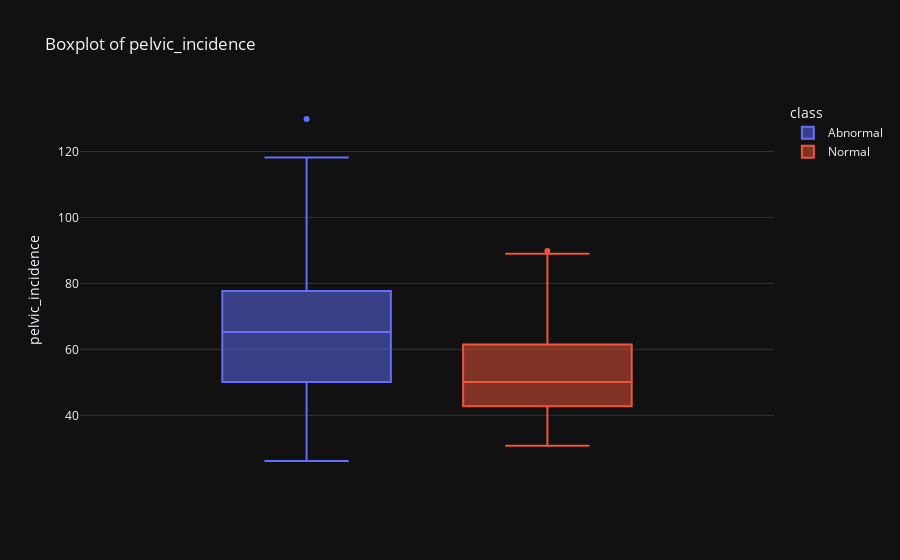
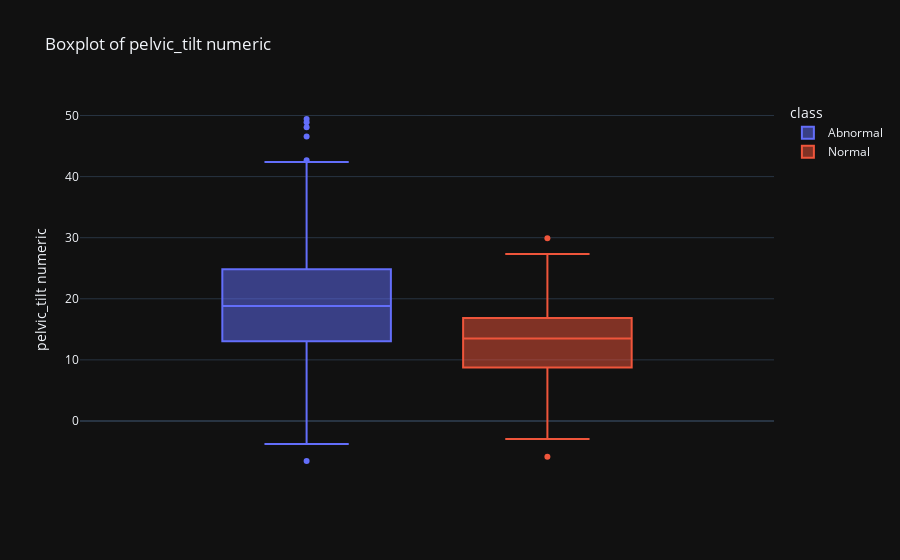
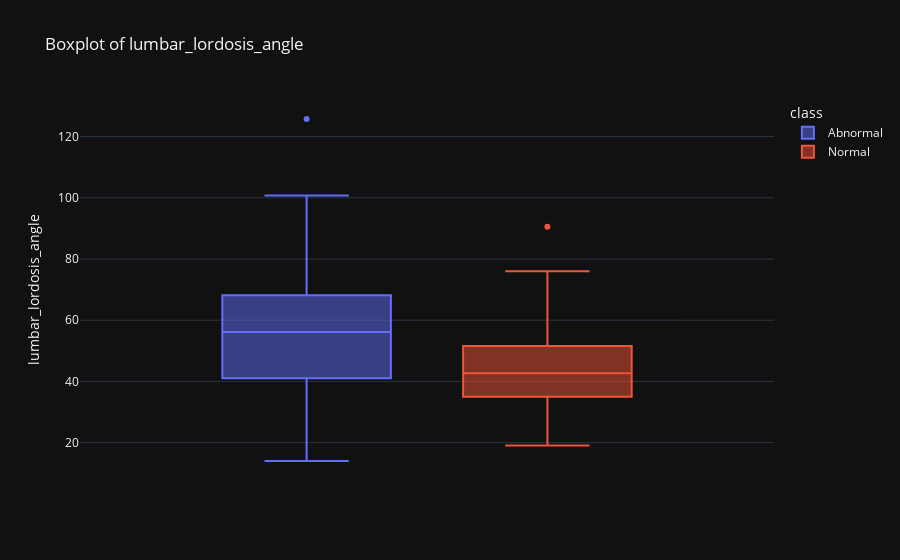
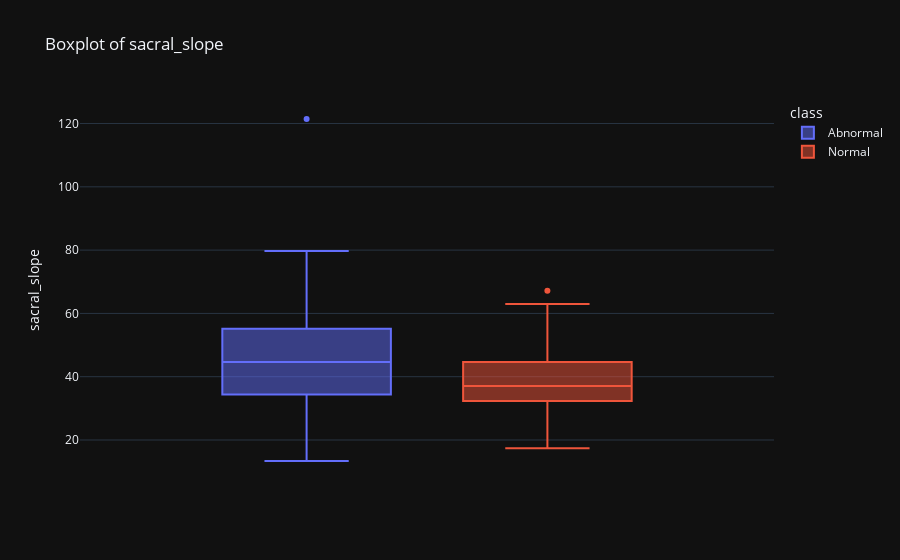

The notebook cell these images were saved under, in order:
### Code cell
#checking outliers:

out=df.drop("class",axis=1)

for i in out.columns:
    fig=px.box(df,y=i,color="class",title="Boxplot of "+i,template="plotly_dark")
    fig.show()

### Figure 1 — Plotly figure (JSON) as saved in the notebook; plotly's stock layout.template omitted (floating-point values rounded to 4 significant figures; data arrays with more than 128 entries replaced by an {"elided": "..."} marker saying what was removed)
{"data": [{"alignmentgroup": "True", "hovertemplate": "class=Abnormal<br>pelvic_incidence=%{y}<extra></extra>", "legendgroup": "Abnormal", "marker": {"color": "#636efa"}, "name": "Abnormal", "notched": false, "offsetgroup": "Abnormal", "orientation": "v", "showlegend": true, "type": "box", "x0": " ", "xaxis": "x", "y": {"elided": "210 float values"}, "y0": " ", "yaxis": "y"}, {"alignmentgroup": "True", "hovertemplate": "class=Normal<br>pelvic_incidence=%{y}<extra></extra>", "legendgroup": "Normal", "marker": {"color": "#EF553B"}, "name": "Normal", "notched": false, "offsetgroup": "Normal", "orientation": "v", "showlegend": true, "type": "box", "x0": " ", "xaxis": "x", "y": [38.51, 54.92, 44.36, 48.32, 45.7, 30.74, 50.91, 38.13, 51.62, 64.31, 44.49, 54.95, 56.1, 69.4, 89.83, 59.73, 63.96, 61.54, 38.05, 43.44, 65.61, 53.91, 43.12, 40.68, 37.73, 63.93, 61.82, 62.14, 69.0, 56.45, 41.65, 51.53, 39.09, 34.65, 63.03, 47.81, 46.64, 49.83, 47.32, 50.75, 36.16, 40.75, 42.92, 63.79, 72.96, 67.54, 54.75, 50.16, 40.35, 63.62, 54.14, 74.98, 42.52, 33.79, 54.5, 48.17, 46.37, 52.86, 57.15, 37.14, 51.31, 42.52, 39.36, 35.88, 43.19, 67.29, 51.33, 65.76, 40.41, 48.8, 50.09, 64.26, 53.68, 49.0, 59.17, 67.8, 61.73, 33.04, 74.57, 44.43, 36.42, 51.08, 34.76, 48.9, 46.24, 46.43, 39.66, 45.58, 66.51, 82.91, 50.68, 89.01, 54.6, 34.38, 45.08, 47.9, 53.94, 61.45, 45.25, 33.84], "y0": " ", "yaxis": "y"}], "layout": {"boxmode": "group", "legend": {"title": {"text": "class"}, "tracegroupgap": 0}, "title": {"text": "Boxplot of pelvic_incidence"}, "xaxis": {"anchor": "y", "domain": [0, 1]}, "yaxis": {"anchor": "x", "domain": [0, 1], "title": {"text": "pelvic_incidence"}}}}

### Figure 2 — Plotly figure (JSON) as saved in the notebook; plotly's stock layout.template omitted (floating-point values rounded to 4 significant figures; data arrays with more than 128 entries replaced by an {"elided": "..."} marker saying what was removed)
{"data": [{"alignmentgroup": "True", "hovertemplate": "class=Abnormal<br>pelvic_tilt numeric=%{y}<extra></extra>", "legendgroup": "Abnormal", "marker": {"color": "#636efa"}, "name": "Abnormal", "notched": false, "offsetgroup": "Abnormal", "orientation": "v", "showlegend": true, "type": "box", "x0": " ", "xaxis": "x", "y": {"elided": "210 float values"}, "y0": " ", "yaxis": "y"}, {"alignmentgroup": "True", "hovertemplate": "class=Normal<br>pelvic_tilt numeric=%{y}<extra></extra>", "legendgroup": "Normal", "marker": {"color": "#EF553B"}, "name": "Normal", "notched": false, "offsetgroup": "Normal", "orientation": "v", "showlegend": true, "type": "box", "x0": " ", "xaxis": "x", "y": [16.96, 18.97, 8.945, 17.45, 10.66, 13.35, 6.677, 6.558, 15.97, 26.33, 21.79, 5.865, 13.11, 18.9, 22.64, 7.725, 16.06, 19.68, 8.302, 10.1, 23.14, 12.94, 13.82, 9.148, 9.386, 19.97, 13.6, 13.96, 13.29, 19.44, 8.836, 13.52, 5.537, 7.515, 27.34, 10.69, 15.85, 16.74, 8.574, 20.24, -0.8105, 1.836, -5.846, 21.35, 19.58, 14.66, 9.753, -2.97, 10.19, 16.93, 11.94, 14.92, 14.38, 3.675, 6.82, 9.594, 10.22, 9.41, 16.49, 16.48, 8.876, 16.54, 7.011, 1.112, 9.977, 16.72, 13.63, 13.21, -1.329, 18.02, 13.43, 14.5, 13.45, 13.11, 14.56, 16.55, 17.11, -0.3247, 15.72, 14.17, 13.88, 14.21, 2.632, 5.588, 10.06, 6.621, 16.21, 18.76, 20.9, 29.89, 6.462, 26.08, 21.49, 2.063, 12.31, 13.62, 20.72, 22.69, 8.693, 5.074], "y0": " ", "yaxis": "y"}], "layout": {"boxmode": "group", "legend": {"title": {"text": "class"}, "tracegroupgap": 0}, "title": {"text": "Boxplot of pelvic_tilt numeric"}, "xaxis": {"anchor": "y", "domain": [0, 1]}, "yaxis": {"anchor": "x", "domain": [0, 1], "title": {"text": "pelvic_tilt numeric"}}}}

### Figure 3 — Plotly figure (JSON) as saved in the notebook; plotly's stock layout.template omitted (floating-point values rounded to 4 significant figures; data arrays with more than 128 entries replaced by an {"elided": "..."} marker saying what was removed)
{"data": [{"alignmentgroup": "True", "hovertemplate": "class=Abnormal<br>lumbar_lordosis_angle=%{y}<extra></extra>", "legendgroup": "Abnormal", "marker": {"color": "#636efa"}, "name": "Abnormal", "notched": false, "offsetgroup": "Abnormal", "orientation": "v", "showlegend": true, "type": "box", "x0": " ", "xaxis": "x", "y": {"elided": "210 float values"}, "y0": " ", "yaxis": "y"}, {"alignmentgroup": "True", "hovertemplate": "class=Normal<br>lumbar_lordosis_angle=%{y}<extra></extra>", "legendgroup": "Normal", "marker": {"color": "#EF553B"}, "name": "Normal", "notched": false, "offsetgroup": "Normal", "orientation": "v", "showlegend": true, "type": "box", "x0": " ", "xaxis": "x", "y": [35.11, 51.6, 46.9, 48.0, 42.58, 35.9, 30.9, 50.45, 35, 50.96, 31.47, 53.0, 62.64, 75.97, 90.56, 55.34, 63.12, 52.89, 26.24, 36.03, 62.58, 39.0, 40.35, 31.02, 42.0, 40.18, 64.0, 58.0, 55.57, 43.58, 36.03, 35, 26.93, 43.0, 51.61, 54.0, 40.0, 28, 35.56, 37, 33.63, 50.0, 58.0, 66.0, 61.01, 58.0, 48.0, 42.0, 37.97, 49.35, 43.0, 53.73, 25.32, 25.5, 47.0, 39.71, 42.7, 46.99, 42.84, 24, 57.0, 42.0, 37, 43.46, 28.94, 51.0, 33.26, 44.0, 30.98, 52.0, 34.46, 43.9, 41.58, 51.87, 43.2, 43.26, 46.9, 19.07, 58.62, 32.24, 20.24, 35.95, 29.5, 55.5, 37, 48.1, 36.67, 33.77, 31.73, 58.25, 35, 69.02, 29.36, 32.39, 44.58, 36, 29.22, 46.17, 41.58, 36.64], "y0": " ", "yaxis": "y"}], "layout": {"boxmode": "group", "legend": {"title": {"text": "class"}, "tracegroupgap": 0}, "title": {"text": "Boxplot of lumbar_lordosis_angle"}, "xaxis": {"anchor": "y", "domain": [0, 1]}, "yaxis": {"anchor": "x", "domain": [0, 1], "title": {"text": "lumbar_lordosis_angle"}}}}

### Figure 4 — Plotly figure (JSON) as saved in the notebook; plotly's stock layout.template omitted (floating-point values rounded to 4 significant figures; data arrays with more than 128 entries replaced by an {"elided": "..."} marker saying what was removed)
{"data": [{"alignmentgroup": "True", "hovertemplate": "class=Abnormal<br>sacral_slope=%{y}<extra></extra>", "legendgroup": "Abnormal", "marker": {"color": "#636efa"}, "name": "Abnormal", "notched": false, "offsetgroup": "Abnormal", "orientation": "v", "showlegend": true, "type": "box", "x0": " ", "xaxis": "x", "y": {"elided": "210 float values"}, "y0": " ", "yaxis": "y"}, {"alignmentgroup": "True", "hovertemplate": "class=Normal<br>sacral_slope=%{y}<extra></extra>", "legendgroup": "Normal", "marker": {"color": "#EF553B"}, "name": "Normal", "notched": false, "offsetgroup": "Normal", "orientation": "v", "showlegend": true, "type": "box", "x0": " ", "xaxis": "x", "y": [21.54, 35.95, 35.42, 30.87, 35.04, 17.39, 44.24, 31.57, 35.66, 37.98, 22.7, 49.09, 43.0, 50.5, 67.2, 52.0, 47.9, 41.86, 29.74, 33.34, 42.47, 40.97, 29.3, 31.53, 28.35, 43.96, 48.22, 48.18, 55.71, 37.0, 32.81, 38.01, 33.55, 27.14, 35.69, 37.12, 30.78, 33.09, 38.75, 30.52, 36.97, 38.91, 48.76, 42.45, 53.38, 52.88, 45, 53.13, 30.15, 46.68, 42.21, 60.05, 28.14, 30.11, 47.68, 38.58, 36.16, 43.45, 40.66, 20.66, 42.44, 25.97, 32.35, 34.77, 33.22, 50.57, 37.69, 52.55, 41.74, 30.78, 36.66, 49.76, 40.24, 35.88, 44.6, 51.25, 44.62, 33.37, 58.84, 30.26, 22.54, 36.87, 32.12, 43.32, 36.17, 39.81, 23.45, 26.82, 45.61, 53.01, 44.22, 62.94, 33.11, 32.32, 32.77, 34.29, 33.22, 38.75, 36.56, 28.77], "y0": " ", "yaxis": "y"}], "layout": {"boxmode": "group", "legend": {"title": {"text": "class"}, "tracegroupgap": 0}, "title": {"text": "Boxplot of sacral_slope"}, "xaxis": {"anchor": "y", "domain": [0, 1]}, "yaxis": {"anchor": "x", "domain": [0, 1], "title": {"text": "sacral_slope"}}}}
